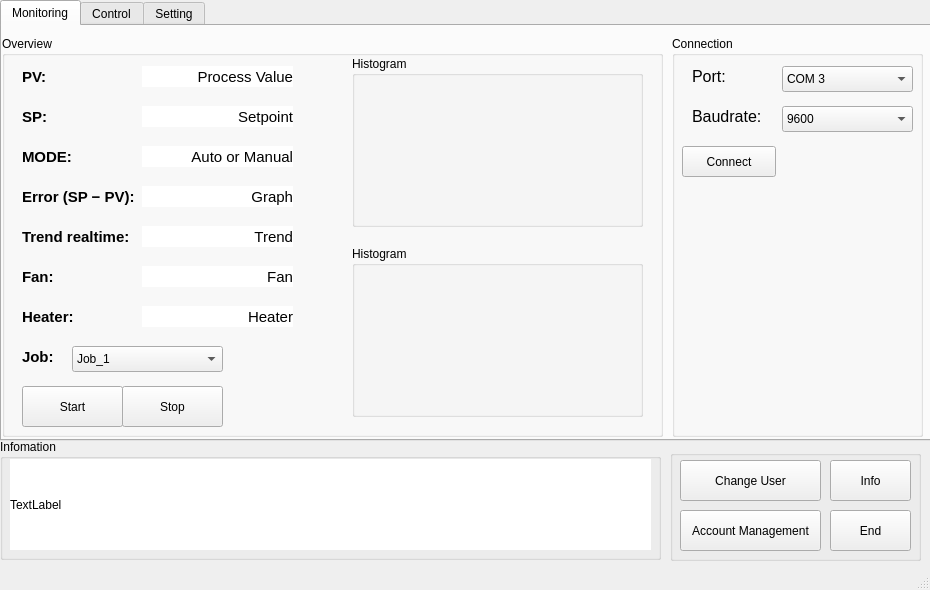
<?xml version="1.0" encoding="UTF-8"?>
<ui version="4.0">
 <class>MainWindow</class>
 <widget class="QMainWindow" name="MainWindow">
  <property name="geometry">
   <rect>
    <x>0</x>
    <y>0</y>
    <width>930</width>
    <height>590</height>
   </rect>
  </property>
  <property name="maximumSize">
   <size>
    <width>930</width>
    <height>590</height>
   </size>
  </property>
  <property name="windowTitle">
   <string>MainWindow</string>
  </property>
  <widget class="QWidget" name="centralwidget">
   <widget class="QTabWidget" name="tabWidget">
    <property name="geometry">
     <rect>
      <x>0</x>
      <y>0</y>
      <width>931</width>
      <height>441</height>
     </rect>
    </property>
    <property name="currentIndex">
     <number>0</number>
    </property>
    <widget class="QWidget" name="tab">
     <attribute name="title">
      <string>Monitoring</string>
     </attribute>
     <widget class="QGroupBox" name="groupBox_2">
      <property name="geometry">
       <rect>
        <x>0</x>
        <y>10</y>
        <width>661</width>
        <height>401</height>
       </rect>
      </property>
      <property name="title">
       <string>Overview</string>
      </property>
      <widget class="QLabel" name="label_5">
       <property name="geometry">
        <rect>
         <x>20</x>
         <y>150</y>
         <width>121</width>
         <height>21</height>
        </rect>
       </property>
       <property name="font">
        <font>
         <pointsize>11</pointsize>
         <bold>true</bold>
        </font>
       </property>
       <property name="text">
        <string>Error (SP − PV):</string>
       </property>
      </widget>
      <widget class="QLabel" name="label_2">
       <property name="geometry">
        <rect>
         <x>20</x>
         <y>30</y>
         <width>51</width>
         <height>21</height>
        </rect>
       </property>
       <property name="font">
        <font>
         <pointsize>11</pointsize>
         <bold>true</bold>
        </font>
       </property>
       <property name="text">
        <string>PV:</string>
       </property>
      </widget>
      <widget class="QLabel" name="label_3">
       <property name="geometry">
        <rect>
         <x>20</x>
         <y>70</y>
         <width>51</width>
         <height>21</height>
        </rect>
       </property>
       <property name="font">
        <font>
         <pointsize>11</pointsize>
         <bold>true</bold>
        </font>
       </property>
       <property name="text">
        <string>SP:</string>
       </property>
      </widget>
      <widget class="QLabel" name="label_4">
       <property name="geometry">
        <rect>
         <x>20</x>
         <y>110</y>
         <width>81</width>
         <height>21</height>
        </rect>
       </property>
       <property name="font">
        <font>
         <pointsize>11</pointsize>
         <bold>true</bold>
        </font>
       </property>
       <property name="text">
        <string>MODE:</string>
       </property>
      </widget>
      <widget class="QLabel" name="label_6">
       <property name="geometry">
        <rect>
         <x>140</x>
         <y>30</y>
         <width>151</width>
         <height>21</height>
        </rect>
       </property>
       <property name="font">
        <font>
         <pointsize>11</pointsize>
        </font>
       </property>
       <property name="styleSheet">
        <string notr="true">background-color: white;
</string>
       </property>
       <property name="text">
        <string>Process Value</string>
       </property>
       <property name="alignment">
        <set>Qt::AlignmentFlag::AlignRight|Qt::AlignmentFlag::AlignTrailing|Qt::AlignmentFlag::AlignVCenter</set>
       </property>
      </widget>
      <widget class="QLabel" name="label_7">
       <property name="geometry">
        <rect>
         <x>140</x>
         <y>70</y>
         <width>151</width>
         <height>21</height>
        </rect>
       </property>
       <property name="font">
        <font>
         <pointsize>11</pointsize>
        </font>
       </property>
       <property name="styleSheet">
        <string notr="true">background-color: white;
</string>
       </property>
       <property name="text">
        <string>Setpoint</string>
       </property>
       <property name="alignment">
        <set>Qt::AlignmentFlag::AlignRight|Qt::AlignmentFlag::AlignTrailing|Qt::AlignmentFlag::AlignVCenter</set>
       </property>
      </widget>
      <widget class="QLabel" name="label_8">
       <property name="geometry">
        <rect>
         <x>140</x>
         <y>110</y>
         <width>151</width>
         <height>21</height>
        </rect>
       </property>
       <property name="font">
        <font>
         <pointsize>11</pointsize>
        </font>
       </property>
       <property name="styleSheet">
        <string notr="true">background-color: white;
</string>
       </property>
       <property name="text">
        <string>Auto or Manual</string>
       </property>
       <property name="alignment">
        <set>Qt::AlignmentFlag::AlignRight|Qt::AlignmentFlag::AlignTrailing|Qt::AlignmentFlag::AlignVCenter</set>
       </property>
      </widget>
      <widget class="QLabel" name="label_9">
       <property name="geometry">
        <rect>
         <x>140</x>
         <y>150</y>
         <width>151</width>
         <height>21</height>
        </rect>
       </property>
       <property name="font">
        <font>
         <pointsize>11</pointsize>
        </font>
       </property>
       <property name="styleSheet">
        <string notr="true">background-color: white;
</string>
       </property>
       <property name="text">
        <string>Graph</string>
       </property>
       <property name="alignment">
        <set>Qt::AlignmentFlag::AlignRight|Qt::AlignmentFlag::AlignTrailing|Qt::AlignmentFlag::AlignVCenter</set>
       </property>
      </widget>
      <widget class="QLabel" name="label_10">
       <property name="geometry">
        <rect>
         <x>20</x>
         <y>190</y>
         <width>121</width>
         <height>21</height>
        </rect>
       </property>
       <property name="font">
        <font>
         <pointsize>11</pointsize>
         <bold>true</bold>
        </font>
       </property>
       <property name="text">
        <string>Trend realtime:</string>
       </property>
      </widget>
      <widget class="QLabel" name="label_11">
       <property name="geometry">
        <rect>
         <x>140</x>
         <y>190</y>
         <width>151</width>
         <height>21</height>
        </rect>
       </property>
       <property name="font">
        <font>
         <pointsize>11</pointsize>
        </font>
       </property>
       <property name="styleSheet">
        <string notr="true">background-color: white;
</string>
       </property>
       <property name="text">
        <string>Trend</string>
       </property>
       <property name="alignment">
        <set>Qt::AlignmentFlag::AlignRight|Qt::AlignmentFlag::AlignTrailing|Qt::AlignmentFlag::AlignVCenter</set>
       </property>
      </widget>
      <widget class="QLabel" name="label_12">
       <property name="geometry">
        <rect>
         <x>140</x>
         <y>230</y>
         <width>151</width>
         <height>21</height>
        </rect>
       </property>
       <property name="font">
        <font>
         <pointsize>11</pointsize>
        </font>
       </property>
       <property name="styleSheet">
        <string notr="true">background-color: white;
</string>
       </property>
       <property name="text">
        <string>Fan</string>
       </property>
       <property name="alignment">
        <set>Qt::AlignmentFlag::AlignRight|Qt::AlignmentFlag::AlignTrailing|Qt::AlignmentFlag::AlignVCenter</set>
       </property>
      </widget>
      <widget class="QLabel" name="label_13">
       <property name="geometry">
        <rect>
         <x>20</x>
         <y>230</y>
         <width>51</width>
         <height>21</height>
        </rect>
       </property>
       <property name="font">
        <font>
         <pointsize>11</pointsize>
         <bold>true</bold>
        </font>
       </property>
       <property name="text">
        <string>Fan:</string>
       </property>
      </widget>
      <widget class="QLabel" name="label_14">
       <property name="geometry">
        <rect>
         <x>20</x>
         <y>270</y>
         <width>81</width>
         <height>21</height>
        </rect>
       </property>
       <property name="font">
        <font>
         <pointsize>11</pointsize>
         <bold>true</bold>
        </font>
       </property>
       <property name="text">
        <string>Heater:</string>
       </property>
      </widget>
      <widget class="QLabel" name="label_15">
       <property name="geometry">
        <rect>
         <x>140</x>
         <y>270</y>
         <width>151</width>
         <height>21</height>
        </rect>
       </property>
       <property name="font">
        <font>
         <pointsize>11</pointsize>
        </font>
       </property>
       <property name="styleSheet">
        <string notr="true">background-color: white;
</string>
       </property>
       <property name="text">
        <string>Heater</string>
       </property>
       <property name="alignment">
        <set>Qt::AlignmentFlag::AlignRight|Qt::AlignmentFlag::AlignTrailing|Qt::AlignmentFlag::AlignVCenter</set>
       </property>
      </widget>
      <widget class="QPushButton" name="startButton">
       <property name="geometry">
        <rect>
         <x>20</x>
         <y>350</y>
         <width>101</width>
         <height>41</height>
        </rect>
       </property>
       <property name="text">
        <string>Start</string>
       </property>
       <property name="icon">
        <iconset theme="media-playback-start"/>
       </property>
      </widget>
      <widget class="QPushButton" name="stopButton">
       <property name="geometry">
        <rect>
         <x>120</x>
         <y>350</y>
         <width>101</width>
         <height>41</height>
        </rect>
       </property>
       <property name="text">
        <string>Stop</string>
       </property>
       <property name="icon">
        <iconset theme="media-playback-stop"/>
       </property>
      </widget>
      <widget class="QComboBox" name="jobBox_4">
       <property name="geometry">
        <rect>
         <x>70</x>
         <y>310</y>
         <width>151</width>
         <height>26</height>
        </rect>
       </property>
       <property name="currentIndex">
        <number>0</number>
       </property>
       <item>
        <property name="text">
         <string>Job_1</string>
        </property>
        <property name="icon">
         <iconset theme="drive-optical"/>
        </property>
       </item>
       <item>
        <property name="text">
         <string>Job_2</string>
        </property>
        <property name="icon">
         <iconset theme="drive-optical"/>
        </property>
       </item>
      </widget>
      <widget class="QLabel" name="label_17">
       <property name="geometry">
        <rect>
         <x>20</x>
         <y>300</y>
         <width>51</width>
         <height>41</height>
        </rect>
       </property>
       <property name="font">
        <font>
         <pointsize>11</pointsize>
         <bold>true</bold>
        </font>
       </property>
       <property name="text">
        <string>Job:</string>
       </property>
      </widget>
      <widget class="QGroupBox" name="verticalGroupBox_3">
       <property name="geometry">
        <rect>
         <x>350</x>
         <y>20</y>
         <width>291</width>
         <height>171</height>
        </rect>
       </property>
       <property name="title">
        <string>Histogram</string>
       </property>
       <layout class="QVBoxLayout" name="verticalLayout_8">
        <item>
         <widget class="QLabel" name="histogramLabel">
          <property name="minimumSize">
           <size>
            <width>0</width>
            <height>0</height>
           </size>
          </property>
          <property name="maximumSize">
           <size>
            <width>351</width>
            <height>257</height>
           </size>
          </property>
          <property name="scaledContents">
           <bool>true</bool>
          </property>
         </widget>
        </item>
       </layout>
      </widget>
      <widget class="QGroupBox" name="verticalGroupBox_4">
       <property name="geometry">
        <rect>
         <x>350</x>
         <y>210</y>
         <width>291</width>
         <height>171</height>
        </rect>
       </property>
       <property name="title">
        <string>Histogram</string>
       </property>
       <layout class="QVBoxLayout" name="verticalLayout_9">
        <item>
         <widget class="QLabel" name="histogramLabel_2">
          <property name="minimumSize">
           <size>
            <width>0</width>
            <height>0</height>
           </size>
          </property>
          <property name="maximumSize">
           <size>
            <width>351</width>
            <height>257</height>
           </size>
          </property>
          <property name="scaledContents">
           <bool>true</bool>
          </property>
         </widget>
        </item>
       </layout>
      </widget>
     </widget>
     <widget class="QGroupBox" name="groupBox_3">
      <property name="geometry">
       <rect>
        <x>670</x>
        <y>10</y>
        <width>251</width>
        <height>401</height>
       </rect>
      </property>
      <property name="title">
       <string>Connection</string>
      </property>
      <widget class="QPushButton" name="force_DO_0Btn_5">
       <property name="geometry">
        <rect>
         <x>10</x>
         <y>110</y>
         <width>94</width>
         <height>31</height>
        </rect>
       </property>
       <property name="text">
        <string>Connect</string>
       </property>
      </widget>
      <widget class="QLabel" name="label_23">
       <property name="geometry">
        <rect>
         <x>20</x>
         <y>30</y>
         <width>51</width>
         <height>21</height>
        </rect>
       </property>
       <property name="font">
        <font>
         <pointsize>12</pointsize>
        </font>
       </property>
       <property name="text">
        <string>Port:</string>
       </property>
      </widget>
      <widget class="QComboBox" name="jobBox">
       <property name="geometry">
        <rect>
         <x>110</x>
         <y>30</y>
         <width>131</width>
         <height>26</height>
        </rect>
       </property>
       <property name="currentText">
        <string>COM 3</string>
       </property>
       <property name="currentIndex">
        <number>0</number>
       </property>
       <item>
        <property name="text">
         <string>COM 3</string>
        </property>
        <property name="icon">
         <iconset theme="insert-link"/>
        </property>
       </item>
       <item>
        <property name="text">
         <string>COM 5</string>
        </property>
        <property name="icon">
         <iconset theme="insert-link"/>
        </property>
       </item>
      </widget>
      <widget class="QLabel" name="label_27">
       <property name="geometry">
        <rect>
         <x>20</x>
         <y>70</y>
         <width>71</width>
         <height>21</height>
        </rect>
       </property>
       <property name="font">
        <font>
         <pointsize>12</pointsize>
        </font>
       </property>
       <property name="text">
        <string>Baudrate:</string>
       </property>
      </widget>
      <widget class="QComboBox" name="jobBox_2">
       <property name="geometry">
        <rect>
         <x>110</x>
         <y>70</y>
         <width>131</width>
         <height>26</height>
        </rect>
       </property>
       <property name="currentIndex">
        <number>0</number>
       </property>
       <item>
        <property name="text">
         <string>9600</string>
        </property>
       </item>
       <item>
        <property name="text">
         <string>115200</string>
        </property>
       </item>
      </widget>
     </widget>
    </widget>
    <widget class="QWidget" name="widget">
     <attribute name="title">
      <string>Control</string>
     </attribute>
     <widget class="QGroupBox" name="groupBox_4">
      <property name="geometry">
       <rect>
        <x>0</x>
        <y>10</y>
        <width>921</width>
        <height>401</height>
       </rect>
      </property>
      <property name="title">
       <string>Overview</string>
      </property>
      <widget class="QLabel" name="label_28">
       <property name="geometry">
        <rect>
         <x>20</x>
         <y>80</y>
         <width>51</width>
         <height>41</height>
        </rect>
       </property>
       <property name="font">
        <font>
         <pointsize>16</pointsize>
         <bold>true</bold>
        </font>
       </property>
       <property name="text">
        <string>Fan:</string>
       </property>
      </widget>
      <widget class="QLabel" name="label_29">
       <property name="geometry">
        <rect>
         <x>20</x>
         <y>130</y>
         <width>81</width>
         <height>41</height>
        </rect>
       </property>
       <property name="font">
        <font>
         <pointsize>16</pointsize>
         <bold>true</bold>
        </font>
       </property>
       <property name="text">
        <string>Heater:</string>
       </property>
      </widget>
      <widget class="QPushButton" name="force_DO_0Btn">
       <property name="geometry">
        <rect>
         <x>100</x>
         <y>90</y>
         <width>94</width>
         <height>31</height>
        </rect>
       </property>
       <property name="text">
        <string>Set</string>
       </property>
      </widget>
      <widget class="QPushButton" name="force_DO_0Btn_2">
       <property name="geometry">
        <rect>
         <x>100</x>
         <y>140</y>
         <width>94</width>
         <height>31</height>
        </rect>
       </property>
       <property name="text">
        <string>Set</string>
       </property>
      </widget>
      <widget class="QLabel" name="label_30">
       <property name="geometry">
        <rect>
         <x>20</x>
         <y>30</y>
         <width>81</width>
         <height>41</height>
        </rect>
       </property>
       <property name="font">
        <font>
         <pointsize>16</pointsize>
         <bold>true</bold>
        </font>
       </property>
       <property name="text">
        <string>Mode:</string>
       </property>
      </widget>
      <widget class="QComboBox" name="jobBox_3">
       <property name="geometry">
        <rect>
         <x>100</x>
         <y>40</y>
         <width>131</width>
         <height>26</height>
        </rect>
       </property>
       <property name="currentIndex">
        <number>0</number>
       </property>
       <item>
        <property name="text">
         <string>Auto</string>
        </property>
       </item>
       <item>
        <property name="text">
         <string>Manual</string>
        </property>
       </item>
      </widget>
      <widget class="QPushButton" name="force_DO_0Btn_3">
       <property name="geometry">
        <rect>
         <x>100</x>
         <y>190</y>
         <width>94</width>
         <height>31</height>
        </rect>
       </property>
       <property name="text">
        <string>Set</string>
       </property>
      </widget>
      <widget class="QLabel" name="label_31">
       <property name="geometry">
        <rect>
         <x>20</x>
         <y>180</y>
         <width>81</width>
         <height>41</height>
        </rect>
       </property>
       <property name="font">
        <font>
         <pointsize>16</pointsize>
         <bold>true</bold>
        </font>
       </property>
       <property name="text">
        <string>Alarm:</string>
       </property>
      </widget>
     </widget>
    </widget>
    <widget class="QWidget" name="tab_2">
     <attribute name="title">
      <string>Setting</string>
     </attribute>
     <widget class="QGroupBox" name="groupBox_5">
      <property name="geometry">
       <rect>
        <x>0</x>
        <y>10</y>
        <width>921</width>
        <height>401</height>
       </rect>
      </property>
      <property name="title">
       <string>Overview</string>
      </property>
      <widget class="QLabel" name="label_21">
       <property name="geometry">
        <rect>
         <x>33</x>
         <y>260</y>
         <width>111</width>
         <height>41</height>
        </rect>
       </property>
       <property name="font">
        <font>
         <pointsize>13</pointsize>
         <bold>false</bold>
        </font>
       </property>
       <property name="text">
        <string>KD:</string>
       </property>
      </widget>
      <widget class="QLabel" name="label_22">
       <property name="geometry">
        <rect>
         <x>33</x>
         <y>80</y>
         <width>111</width>
         <height>41</height>
        </rect>
       </property>
       <property name="font">
        <font>
         <pointsize>12</pointsize>
         <bold>false</bold>
        </font>
       </property>
       <property name="text">
        <string>Set point:</string>
       </property>
      </widget>
      <widget class="QLabel" name="label_24">
       <property name="geometry">
        <rect>
         <x>33</x>
         <y>140</y>
         <width>111</width>
         <height>41</height>
        </rect>
       </property>
       <property name="font">
        <font>
         <pointsize>12</pointsize>
         <bold>false</bold>
        </font>
       </property>
       <property name="text">
        <string>KP:</string>
       </property>
      </widget>
      <widget class="QLabel" name="label_26">
       <property name="geometry">
        <rect>
         <x>33</x>
         <y>200</y>
         <width>111</width>
         <height>41</height>
        </rect>
       </property>
       <property name="font">
        <font>
         <pointsize>12</pointsize>
         <bold>false</bold>
        </font>
       </property>
       <property name="text">
        <string>KI:</string>
       </property>
      </widget>
      <widget class="QLabel" name="label_32">
       <property name="geometry">
        <rect>
         <x>480</x>
         <y>80</y>
         <width>161</width>
         <height>41</height>
        </rect>
       </property>
       <property name="font">
        <font>
         <pointsize>13</pointsize>
         <bold>false</bold>
        </font>
       </property>
       <property name="text">
        <string>Heater Output:</string>
       </property>
      </widget>
      <widget class="QTextEdit" name="mixName_7">
       <property name="geometry">
        <rect>
         <x>153</x>
         <y>90</y>
         <width>254</width>
         <height>27</height>
        </rect>
       </property>
       <property name="maximumSize">
        <size>
         <width>16777215</width>
         <height>27</height>
        </size>
       </property>
      </widget>
      <widget class="QTextEdit" name="mixName_8">
       <property name="geometry">
        <rect>
         <x>153</x>
         <y>150</y>
         <width>254</width>
         <height>27</height>
        </rect>
       </property>
       <property name="maximumSize">
        <size>
         <width>16777215</width>
         <height>27</height>
        </size>
       </property>
      </widget>
      <widget class="QTextEdit" name="mixName_9">
       <property name="geometry">
        <rect>
         <x>153</x>
         <y>210</y>
         <width>254</width>
         <height>27</height>
        </rect>
       </property>
       <property name="maximumSize">
        <size>
         <width>16777215</width>
         <height>27</height>
        </size>
       </property>
      </widget>
      <widget class="QTextEdit" name="mixName_10">
       <property name="geometry">
        <rect>
         <x>153</x>
         <y>270</y>
         <width>254</width>
         <height>27</height>
        </rect>
       </property>
       <property name="maximumSize">
        <size>
         <width>16777215</width>
         <height>27</height>
        </size>
       </property>
      </widget>
      <widget class="QTextEdit" name="mixName_11">
       <property name="geometry">
        <rect>
         <x>683</x>
         <y>120</y>
         <width>171</width>
         <height>27</height>
        </rect>
       </property>
       <property name="maximumSize">
        <size>
         <width>16777215</width>
         <height>27</height>
        </size>
       </property>
      </widget>
      <widget class="QTextEdit" name="mixName_12">
       <property name="geometry">
        <rect>
         <x>683</x>
         <y>160</y>
         <width>171</width>
         <height>27</height>
        </rect>
       </property>
       <property name="maximumSize">
        <size>
         <width>16777215</width>
         <height>27</height>
        </size>
       </property>
      </widget>
      <widget class="QLabel" name="label_35">
       <property name="geometry">
        <rect>
         <x>610</x>
         <y>110</y>
         <width>51</width>
         <height>41</height>
        </rect>
       </property>
       <property name="font">
        <font>
         <pointsize>13</pointsize>
         <bold>false</bold>
        </font>
       </property>
       <property name="text">
        <string>Min:</string>
       </property>
      </widget>
      <widget class="QLabel" name="label_36">
       <property name="geometry">
        <rect>
         <x>610</x>
         <y>150</y>
         <width>51</width>
         <height>41</height>
        </rect>
       </property>
       <property name="font">
        <font>
         <pointsize>13</pointsize>
         <bold>false</bold>
        </font>
       </property>
       <property name="text">
        <string>Max:</string>
       </property>
      </widget>
      <widget class="QTextEdit" name="mixName_13">
       <property name="geometry">
        <rect>
         <x>686</x>
         <y>240</y>
         <width>171</width>
         <height>27</height>
        </rect>
       </property>
       <property name="maximumSize">
        <size>
         <width>16777215</width>
         <height>27</height>
        </size>
       </property>
      </widget>
      <widget class="QLabel" name="label_37">
       <property name="geometry">
        <rect>
         <x>613</x>
         <y>270</y>
         <width>51</width>
         <height>41</height>
        </rect>
       </property>
       <property name="font">
        <font>
         <pointsize>13</pointsize>
         <bold>false</bold>
        </font>
       </property>
       <property name="text">
        <string>Max:</string>
       </property>
      </widget>
      <widget class="QLabel" name="label_33">
       <property name="geometry">
        <rect>
         <x>483</x>
         <y>200</y>
         <width>161</width>
         <height>41</height>
        </rect>
       </property>
       <property name="font">
        <font>
         <pointsize>13</pointsize>
         <bold>false</bold>
        </font>
       </property>
       <property name="text">
        <string>Fan Output:</string>
       </property>
      </widget>
      <widget class="QTextEdit" name="mixName_14">
       <property name="geometry">
        <rect>
         <x>686</x>
         <y>280</y>
         <width>171</width>
         <height>27</height>
        </rect>
       </property>
       <property name="maximumSize">
        <size>
         <width>16777215</width>
         <height>27</height>
        </size>
       </property>
      </widget>
      <widget class="QLabel" name="label_38">
       <property name="geometry">
        <rect>
         <x>613</x>
         <y>230</y>
         <width>51</width>
         <height>41</height>
        </rect>
       </property>
       <property name="font">
        <font>
         <pointsize>13</pointsize>
         <bold>false</bold>
        </font>
       </property>
       <property name="text">
        <string>Min:</string>
       </property>
      </widget>
      <widget class="QPushButton" name="loadConfig_2">
       <property name="geometry">
        <rect>
         <x>30</x>
         <y>30</y>
         <width>111</width>
         <height>41</height>
        </rect>
       </property>
       <property name="font">
        <font>
         <pointsize>8</pointsize>
        </font>
       </property>
       <property name="text">
        <string>Load Config</string>
       </property>
      </widget>
      <widget class="QLabel" name="label_18">
       <property name="geometry">
        <rect>
         <x>150</x>
         <y>40</y>
         <width>291</width>
         <height>21</height>
        </rect>
       </property>
       <property name="font">
        <font>
         <pointsize>8</pointsize>
        </font>
       </property>
       <property name="styleSheet">
        <string notr="true">background-color: white;
</string>
       </property>
       <property name="text">
        <string>Process Value</string>
       </property>
       <property name="alignment">
        <set>Qt::AlignmentFlag::AlignRight|Qt::AlignmentFlag::AlignTrailing|Qt::AlignmentFlag::AlignVCenter</set>
       </property>
      </widget>
      <widget class="QPushButton" name="applyBtn">
       <property name="geometry">
        <rect>
         <x>790</x>
         <y>30</y>
         <width>121</width>
         <height>41</height>
        </rect>
       </property>
       <property name="text">
        <string>Apply</string>
       </property>
       <property name="icon">
        <iconset theme="media-playlist-repeat"/>
       </property>
      </widget>
      <widget class="QPushButton" name="savechangeBtn">
       <property name="geometry">
        <rect>
         <x>630</x>
         <y>30</y>
         <width>121</width>
         <height>41</height>
        </rect>
       </property>
       <property name="text">
        <string>Save Changed</string>
       </property>
       <property name="icon">
        <iconset theme="document-save"/>
       </property>
      </widget>
      <widget class="QPushButton" name="savechangeBtn_2">
       <property name="geometry">
        <rect>
         <x>620</x>
         <y>350</y>
         <width>121</width>
         <height>41</height>
        </rect>
       </property>
       <property name="text">
        <string>Save Changed</string>
       </property>
       <property name="icon">
        <iconset theme="document-save"/>
       </property>
      </widget>
      <widget class="QPushButton" name="applyBtn_2">
       <property name="geometry">
        <rect>
         <x>780</x>
         <y>350</y>
         <width>121</width>
         <height>41</height>
        </rect>
       </property>
       <property name="text">
        <string>Apply</string>
       </property>
       <property name="icon">
        <iconset theme="media-playlist-repeat"/>
       </property>
      </widget>
     </widget>
    </widget>
   </widget>
   <widget class="QGroupBox" name="groupBox">
    <property name="geometry">
     <rect>
      <x>0</x>
      <y>439</y>
      <width>661</width>
      <height>121</height>
     </rect>
    </property>
    <property name="title">
     <string>Infomation</string>
    </property>
    <widget class="QLabel" name="label">
     <property name="geometry">
      <rect>
       <x>10</x>
       <y>20</y>
       <width>641</width>
       <height>91</height>
      </rect>
     </property>
     <property name="styleSheet">
      <string notr="true">background-color: white;
</string>
     </property>
     <property name="text">
      <string>TextLabel</string>
     </property>
    </widget>
   </widget>
   <widget class="QGroupBox" name="groupBox_6">
    <property name="geometry">
     <rect>
      <x>670</x>
      <y>450</y>
      <width>251</width>
      <height>111</height>
     </rect>
    </property>
    <property name="title">
     <string/>
    </property>
    <widget class="QPushButton" name="endBtn">
     <property name="geometry">
      <rect>
       <x>160</x>
       <y>60</y>
       <width>81</width>
       <height>41</height>
      </rect>
     </property>
     <property name="text">
      <string>End</string>
     </property>
     <property name="icon">
      <iconset theme="system-shutdown"/>
     </property>
    </widget>
    <widget class="QPushButton" name="infoBtn">
     <property name="geometry">
      <rect>
       <x>160</x>
       <y>10</y>
       <width>81</width>
       <height>41</height>
      </rect>
     </property>
     <property name="text">
      <string>Info</string>
     </property>
     <property name="icon">
      <iconset theme="dialog-information"/>
     </property>
    </widget>
    <widget class="QPushButton" name="changeUserBtn">
     <property name="geometry">
      <rect>
       <x>10</x>
       <y>10</y>
       <width>141</width>
       <height>41</height>
      </rect>
     </property>
     <property name="text">
      <string>Change User</string>
     </property>
     <property name="icon">
      <iconset theme="dialog-password"/>
     </property>
    </widget>
    <widget class="QPushButton" name="accountManagementBtn">
     <property name="geometry">
      <rect>
       <x>10</x>
       <y>60</y>
       <width>141</width>
       <height>41</height>
      </rect>
     </property>
     <property name="text">
      <string>Account Management</string>
     </property>
     <property name="icon">
      <iconset theme="x-office-address-book"/>
     </property>
    </widget>
   </widget>
  </widget>
  <widget class="QStatusBar" name="statusbar"/>
 </widget>
 <resources/>
 <connections/>
</ui>
